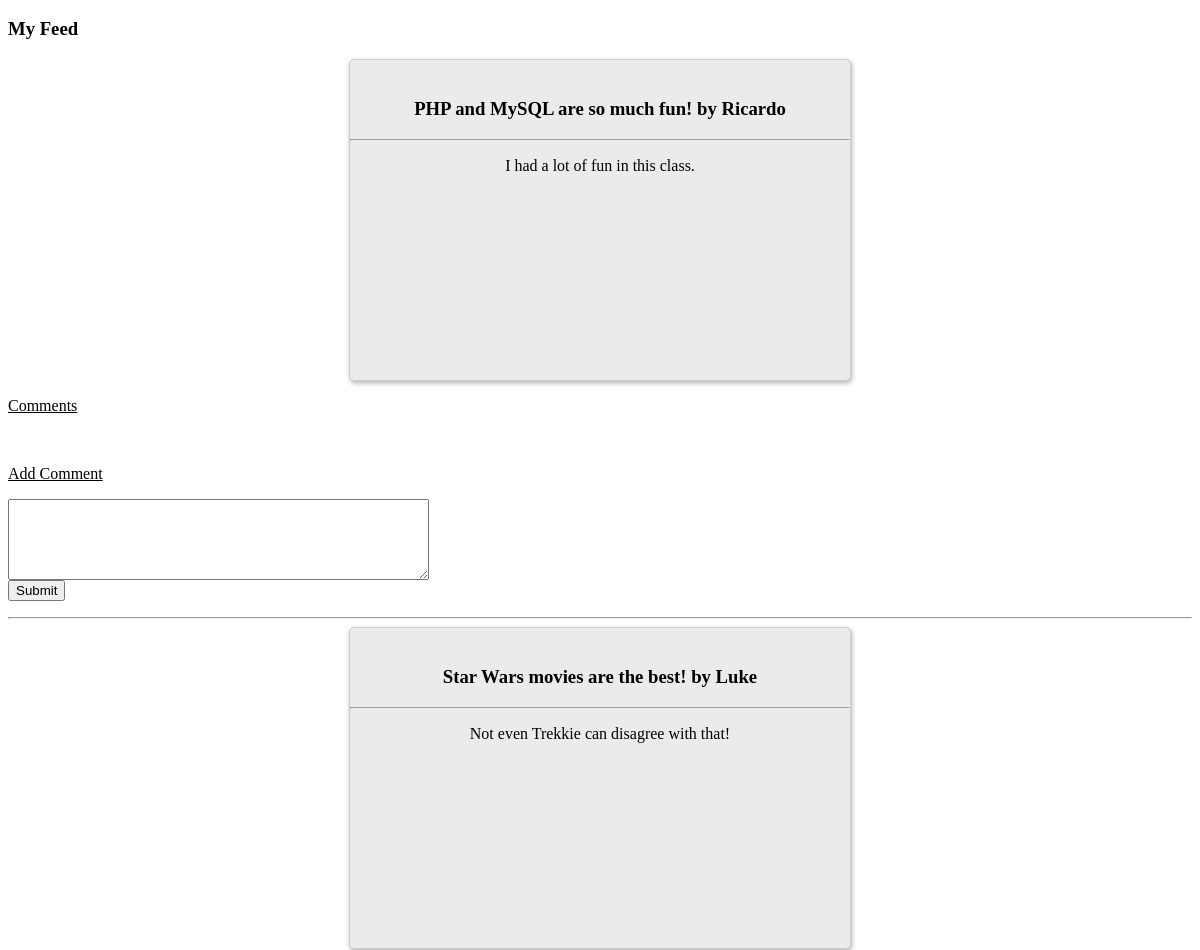
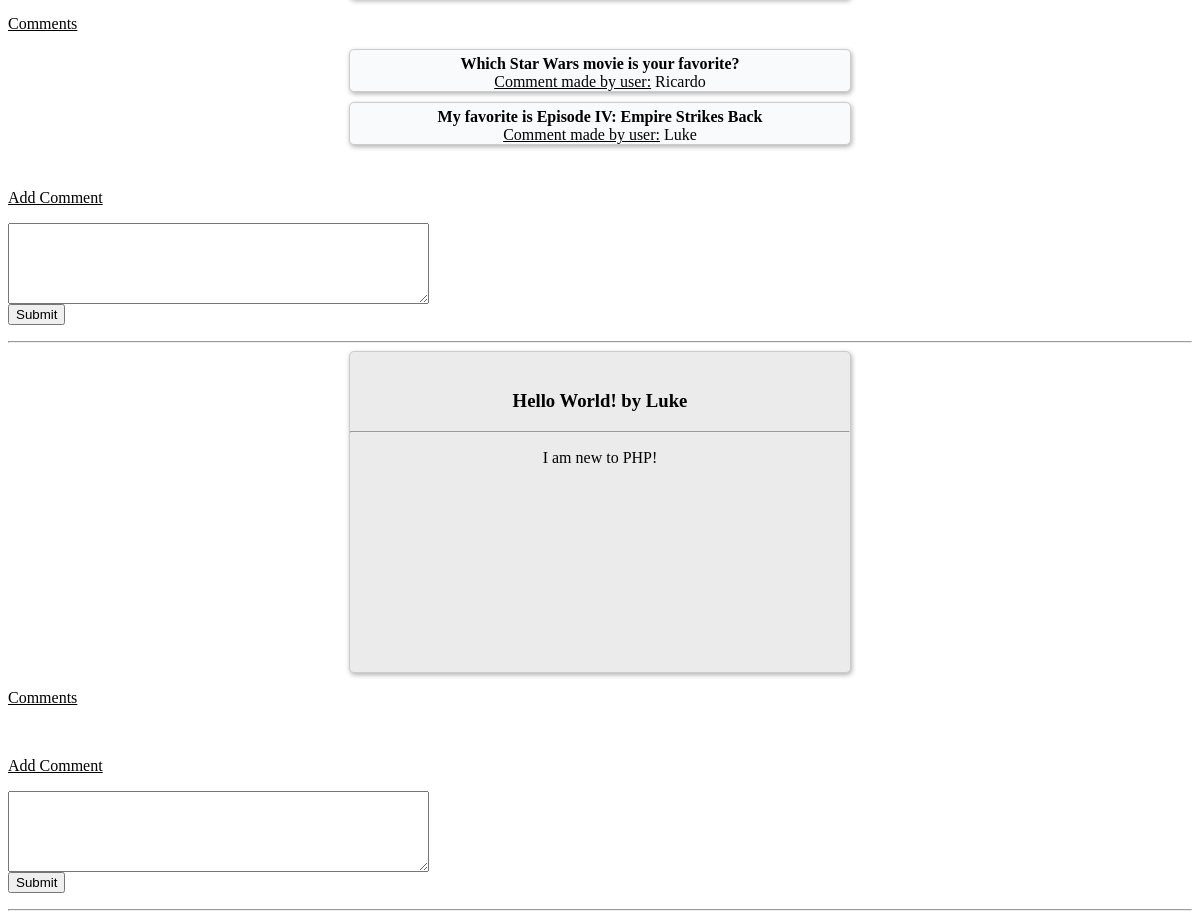
The page /showPosts.php on the database its author committed (2 pictures, top to bottom).
### tables this page shows
CREATE TABLE `blog_posts` (
  `idblog_posts` int(11) NOT NULL,
  `blog_post_title` varchar(45) DEFAULT NULL,
  `blog_post` text,
  `users_ID` int(11) NOT NULL
);

CREATE TABLE `users` (
  `ID` int(11) NOT NULL,
  `FIRST_NAME` varchar(100) NOT NULL,
  `LAST_NAME` varchar(100) NOT NULL,
  `USERNAME` varchar(50) NOT NULL,
  `PASSWORD` varchar(50) NOT NULL,
  `role` varchar(45) DEFAULT NULL
);

CREATE TABLE `comments` (
  `idcomments` int(11) NOT NULL,
  `comment_text` text,
  `blog_posts_idblog_posts` int(11) NOT NULL,
  `users_ID` int(11) NOT NULL
);

### showPosts.php (the view, shortened to what this page needs)
<head>
	<link rel="stylesheet" href="css/posts.css">
</head>
<h3>My Feed</h3>
<?php
	require_once 'db_connector.php';
	$sql_statement = "SELECT * FROM `blog_posts` JOIN `users` ON users.ID = blog_posts.users_ID";
	if ($link){
		$result = mysqli_query($link, $sql_statement);
		if ($result) {
			while ($row = mysqli_fetch_assoc($result)){
				?>
				<div class="post-container"><?php
						echo "<h3>" . $row['blog_post_title'] . " by " . ucfirst($row['USERNAME']) . "</h3>" . "<hr>";
						echo $row['blog_post'] . "<br>";
					?></div>
                <p><u>Comments</u></p>
                <?php
                    $post_id = $row['idblog_posts'];
                    $sql_statement_comments = "SELECT * FROM `comments` JOIN `users` ON users.ID =
                                             comments.users_ID WHERE `blog_posts_idblog_posts` = '$post_id'";
                    $result_comments = mysqli_query($link, $sql_statement_comments);
                    if ($result_comments) {
                        while ($row_comments = mysqli_fetch_array($result_comments)){
                            ?>
                            <div class="comment-block">
                                <b><?php echo $row_comments['comment_text'] . "<br>"; ?></b>
                                <?php echo "<u>Comment made by user:</u> " . ucfirst($row_comments['USERNAME']) . "<br>";?>
                            </div>
	                        <?php
                        }
                    }
                ?>
                <p><u>Add Comment</u></p>
                <form action="processNewComment.php">
                    <textarea name="comments" rows="5" cols="50"></textarea><br>
                    <button type="submt">Submit</button>
                </form>
				<?php
				echo "<hr>";
			}
		} else {
			echo "Error with the SQL " . mysqli_error($link);
		}
	} else {
		echo "Error connecting " . mysqli_error();
	}
?>

### css/posts.css (style rules this page uses)
.post-container { text-align: center; width: 500px; margin: auto; align-items: center; min-height: 300px; padding: 10px 0; border-radius: 5px; border: solid 1px #cccccc; box-shadow: 1px 2px 5px rgba(0,0,0,.31); background: #ebebeb; }
p { font-size: 16px; }
.comment-block { background: #f9fafb; text-align: center; border-radius: 5px; border: solid 1px #cccccc; box-shadow: 1px 2px 5px rgba(0,0,0,.31); }

### showPosts.php (style rules this page uses)
.comment-block { text-align: center; border-radius: 5px; border: solid 1px #cccccc; box-shadow: 1px 2px 5px rgba(0,0,0,.31); width: 500px; padding-top: 5px; margin: 10px auto 10px auto; }
h3 { padding-top: 10px; }

### rows shown on the page
blog_posts: blog_post_title "PHP and MySQL are so much fun!", users_ID.USERNAME "Ricardo", blog_post "I had a lot of fun in this class."
blog_posts: blog_post_title "Star Wars movies are the best!", users_ID.USERNAME "Luke", blog_post "Not even Trekkie can disagree with that!"
comments: comment_text "Which Star Wars movie is your favorite?", users_ID.USERNAME "Ricardo"
comments: comment_text "My favorite is Episode IV: Empire Strikes Back", users_ID.USERNAME "Luke"
blog_posts: blog_post_title "Hello World!", users_ID.USERNAME "Luke", blog_post "I am new to PHP!"
